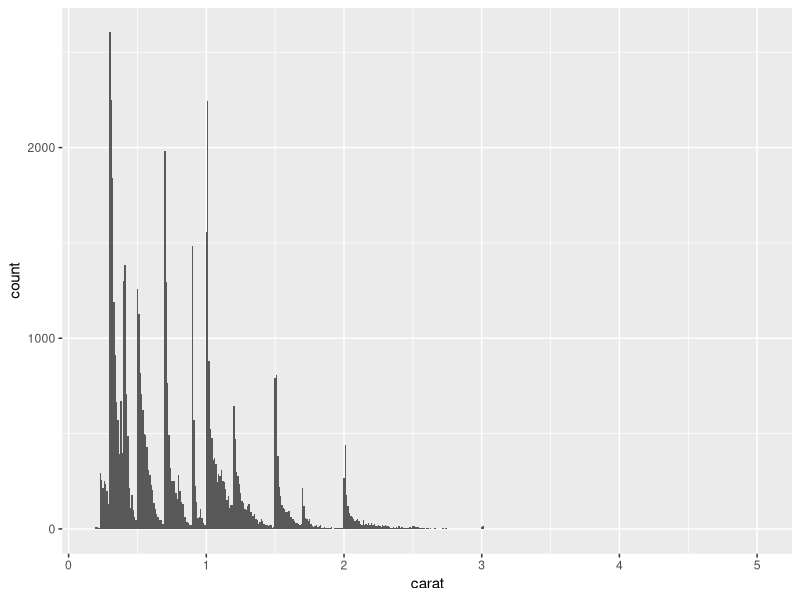
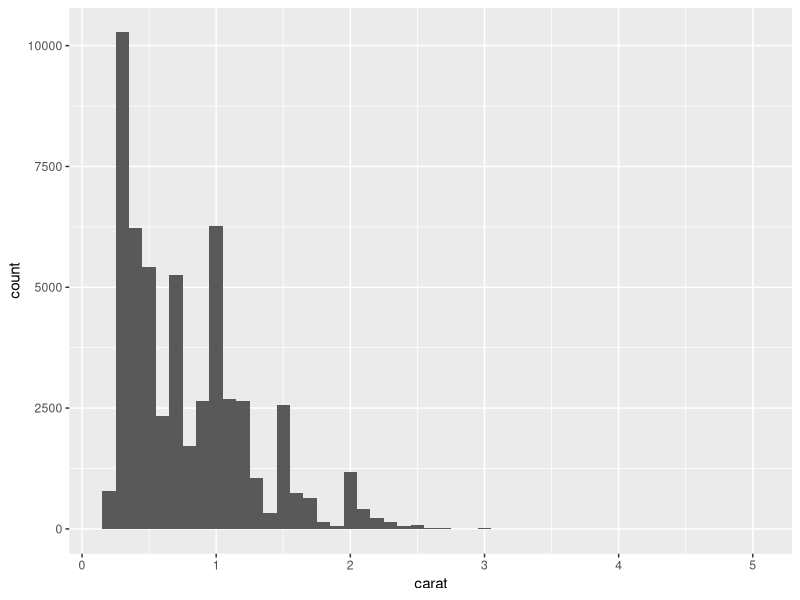
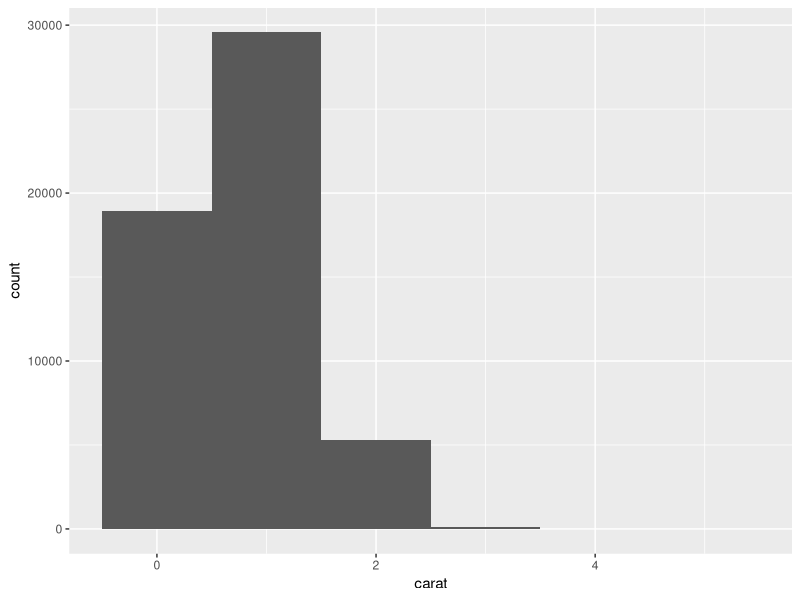

Write R code to recreate these figures, in order.
library(tidyverse)
ggplot(diamonds, aes(x = carat)) +
  geom_histogram(binwidth = 0.01)
ggplot(diamonds, aes(x = carat)) +
  geom_histogram(binwidth = 0.1)
ggplot(diamonds, aes(x = carat)) +
  geom_histogram(binwidth = 1)
